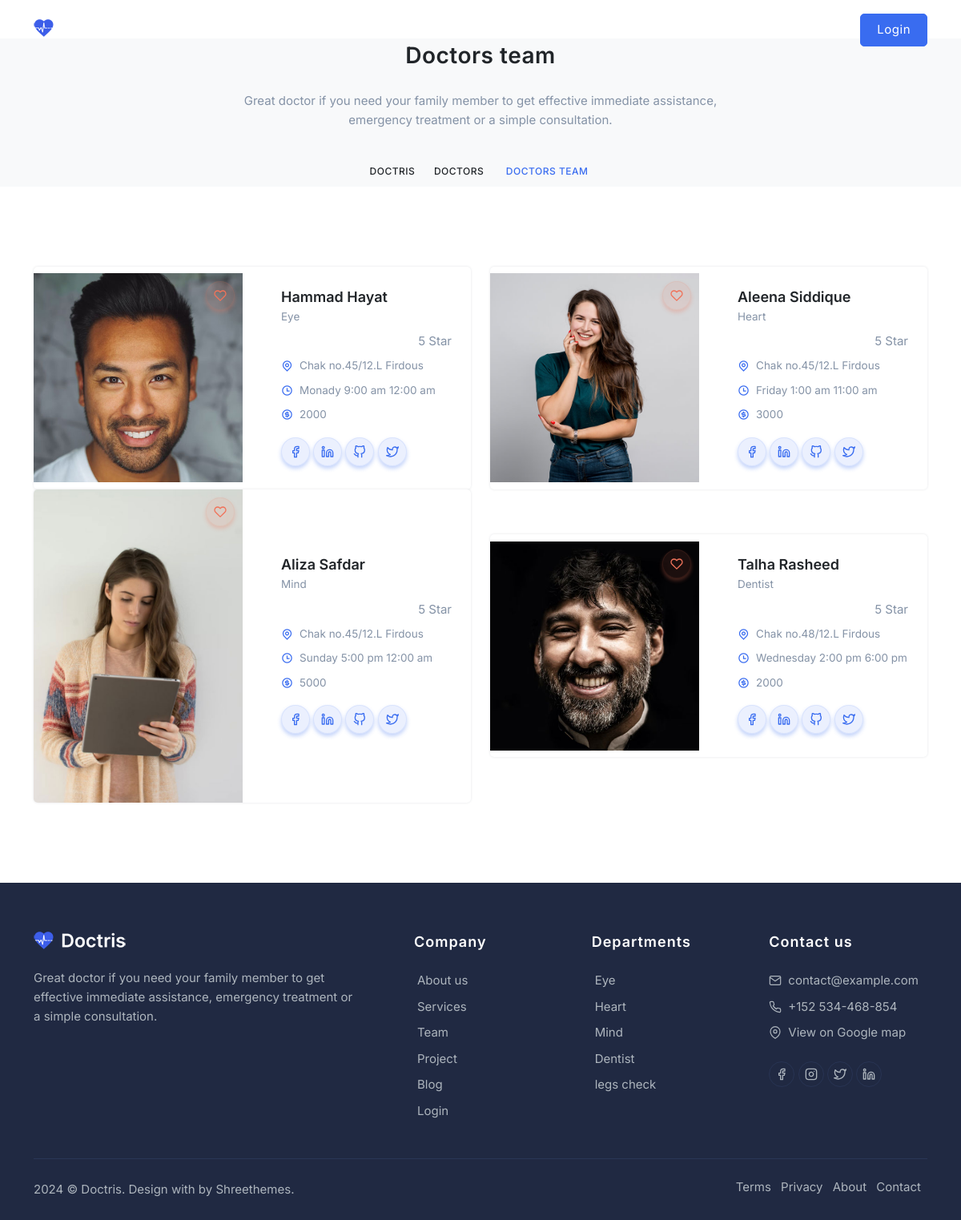
Screenshot of /doctor-team with the database file from the repository.
### tables this page shows
CREATE TABLE IF NOT EXISTS `doctor` (
  `dr_id` int(11) NOT NULL AUTO_INCREMENT,
  `fname` varchar(50) NOT NULL,
  `lname` varchar(50) NOT NULL,
  `email` varchar(50) NOT NULL,
  `phone` varchar(15) NOT NULL,
  `department` varchar(22) NOT NULL,
  `bio` varchar(100) NOT NULL,
  `image` varchar(500) NOT NULL,
  `fees` varchar(50) NOT NULL,
  `gender` varchar(50) NOT NULL,
  `stime` varchar(50) NOT NULL,
  `etime` varchar(50) NOT NULL,
  `day` varchar(50) NOT NULL,
  `address` varchar(150) NOT NULL,
  PRIMARY KEY (`dr_id`)
);

CREATE TABLE IF NOT EXISTS `services` (
  `sr_id` int(11) NOT NULL AUTO_INCREMENT,
  `image` varchar(255) NOT NULL,
  `department` varchar(11) NOT NULL,
  `content` varchar(122) NOT NULL,
  PRIMARY KEY (`sr_id`)
);

### application/controllers/Site.php (called while the page is built, shortened)
<?php
class Site extends CI_Controller {
    public function __construct()
    {
        $this->load->database();
        $this->load->model('Site_model');
        $this->load->model('Admin_model');
        $this->load->library('upload');
        $this->load->library('session');
    }
	public function index($slug = '')
	{
       $slug = uri_string();
       if($slug != ''){
            $page = $this->Site_model->checkPage($slug);
            if($page){
                $data['page'] = $page;
                $pg_name = $page['pg_name'];
                $data['content'] = $this->Site_model->getContent($pg_name);
                $data['doctor'] = $this->Admin_model->drlist();
                $data['services'] = $this->Admin_model->srlist();
                $this->load->view($slug,$data);
            }
       }
    }
}
?>

### index.php (called while the page is built, shortened)
<?php
require_once BASEPATH.'core/CodeIgniter.php';

### application/models/Admin_model.php (called while the page is built, shortened)
<?php
class Admin_model extends CI_Model
{
    public function drlist()
    {
        $query = $this->db->select('*')
                          ->from('doctor')
                          ->get();
                          if($query->num_rows()>0)
                          {
                              return $query->result_array();
                          }
                          else
                          {
                              return false;
                          }
    }
    public function srlist()
    {
        $query = $this->db->select('*')
                          ->from('services')
                          ->get();
                          if($query->num_rows()>0)
                          {
                              return $query->result_array();
                          }
                          else
                          {
                              return false;
                          }
    }
}
?>

### application/views/doctor-team.php (the view, shortened to what this page needs)
<!doctype html>
<html lang="en" dir="ltr">
<head>
        <?php include 'includes/head.php'?>
    </head>
    <body>
        <?php include 'includes/header.php'?>
        <section class=" bg-light  w-100">
            <div class="container">
                <div class="row mt-5 justify-content-center">
                    <div class="col-12">
                        <div class="section-title text-center">
                            <h3 class="sub-title mb-4">Doctors team</h3>
                            <p class="para-desc mx-auto text-muted">Great doctor if you need your family member to get effective immediate assistance, emergency treatment or a simple consultation.</p>
                            <nav aria-label="breadcrumb" class="d-inline-block mt-3">
                                <ul class="breadcrumb bg-transparent mb-0">
                                    <li class="breadcrumb-item"><a href="index.html">Doctris</a></li>
                                    <li class="breadcrumb-item"><a href="#">Doctors</a></li>
                                    <li class="breadcrumb-item active" aria-current="page"> Doctors Team </li>
                                </ul>
                            </nav>
                        </div>
                    </div>
                </div>
            </div>
        </section>
        <section class="section">
            <div class="container">
                <div class="row align-items-center">
                  <?php  if(@$doctor)
                    {
                        foreach($doctor as $item)
                        { ?>
                    <div class="col-lg-6 col-md-12">
                        <div class="card team border-0 rounded shadow overflow-hidden">
                            <div class="row align-items-center">
                                <div class="col-md-6">
                                    <div class="team-person position-relative overflow-hidden">
                                        <img src=" <?php echo base_url('uploads/') . $item['image']  ?>" class="img-fluid" alt="">
                                        <ul class="list-unstyled team-like">
                                            <li><a href="#" class="btn btn-icon btn-pills btn-soft-danger"><i data-feather="heart" class="icons"></i></a></li>
                                        </ul>
                                    </div>
                                </div>
                                <div class="col-md-6">
                                    <div class="card-body">
                                        <a href="#" class="title text-dark h5 d-block mb-0"><?=$item['fname'].' '.$item['lname']?></a>
                                        <small class="text-muted speciality"><?=$item['department']?></small>
                                        <div class="d-flex justify-content-between align-items-center mt-2">
                                            <ul class="list-unstyled mb-0">
                                            </ul>
                                            <p class="text-muted mb-0">5 Star</p>
                                        </div>
                                        <ul class="list-unstyled mt-2 mb-0">
                                            <li class="d-flex">
                                                <i class="ri-map-pin-line text-primary align-middle"></i>
                                                <small class="text-muted ms-2"><?=$item['address']?></small>
                                            </li>
                                            <li class="d-flex mt-2">
                                                <i class="ri-time-line text-primary align-middle"></i>
                                                <small class="text-muted ms-2"><?=$item['day'].' '.$item['stime'].' '.$item['etime']?></small>
                                            </li>
                                            <li class="d-flex mt-2">
                                                <i class="ri-money-dollar-circle-line text-primary align-middle"></i>
                                                <small class="text-muted ms-2"><?=$item['fees']?></small>
                                            </li>
                                        </ul>
                                        <ul class="list-unstyled mt-2 mb-0">
                                            <li class="list-inline-item"><a href="#" class="btn btn-icon btn-pills btn-soft-primary"><i data-feather="facebook" class="icons"></i></a></li>
                                            <li class="mt-2 list-inline-item"><a href="#" class="btn btn-icon btn-pills btn-soft-primary"><i data-feather="linkedin" class="icons"></i></a></li>
                                            <li class="mt-2 list-inline-item"><a href="#" class="btn btn-icon btn-pills btn-soft-primary"><i data-feather="github" class="icons"></i></a></li>
                                            <li class="mt-2 list-inline-item"><a href="#" class="btn btn-icon btn-pills btn-soft-primary"><i data-feather="twitter" class="icons"></i></a></li>
                                        </ul>
                                    </div>
                                </div>
                            </div>
                        </div>
                    </div>
                    <?php }
                    }?>
                </div>
            </div>
        </section>
        <?php include 'includes/footer.php'?>
    </body>
</html>

### application/views/includes/footer.php (shortened to what this page needs)
<footer class="">
            <div class="container">
                <div class="row">
                    <div class="col-xl-5 col-lg-4 mb-0 mb-md-4 pb-0 pb-md-2">
                        <a href="#" class="logo-footer">
                            <img src="<?=base_url()?>assets/images/logo-light.png" height="22" alt="">
                        </a>
                        <p class="mt-4 me-xl-5">Great doctor if you need your family member to get effective immediate assistance, emergency treatment or a simple consultation.</p>
                    </div>
                    <div class="col-xl-7 col-lg-8 col-md-12">
                        <div class="row">
                            <div class="col-md-4 col-12 mt-4 mt-sm-0 pt-2 pt-sm-0">
                                <h5 class="footer-head">Company</h5>
                                <ul class="list-unstyled footer-list mt-4">
                                    <li><a href="aboutus.html" class="text-foot"><i class="mdi mdi-chevron-right me-1"></i> About us</a></li>
                                    <li><a href="departments.html" class="text-foot"><i class="mdi mdi-chevron-right me-1"></i> Services</a></li>
                                    <li><a href="doctor-team-two.html" class="text-foot"><i class="mdi mdi-chevron-right me-1"></i> Team</a></li>
                                    <li><a href="blog-detail.html" class="text-foot"><i class="mdi mdi-chevron-right me-1"></i> Project</a></li>
                                    <li><a href="blogs.html" class="text-foot"><i class="mdi mdi-chevron-right me-1"></i> Blog</a></li>
                                    <li><a href="login.html" class="text-foot"><i class="mdi mdi-chevron-right me-1"></i> Login</a></li>
                                </ul>
                            </div>
                            <div class="col-md-4 col-12 mt-4 mt-sm-0 pt-2 pt-sm-0">
                                <h5 class="footer-head">Departments</h5>
                                <ul class="list-unstyled footer-list mt-4">
                                    <?php if(isset($services)) {
                                        foreach($services as $item)
                                        {?>
                                    <li><a href="<?=base_url('pharmacy-departments')?>" class="text-foot"><i class="mdi mdi-chevron-right me-1"></i> <?=$item['department']?></a></li>
                                       <?php } } ?>
                                </ul>
                            </div>
                            <div class="col-md-4 col-12 mt-4 mt-sm-0 pt-2 pt-sm-0">
                                <h5 class="footer-head">Contact us</h5>
                                <ul class="list-unstyled footer-list mt-4">
                                    <li class="d-flex align-items-center">
                                        <i data-feather="mail" class="fea icon-sm text-foot align-middle"></i>
                                        <a href="mailto:contact@example.com" class="text-foot ms-2">contact@example.com</a>
                                    </li>
                                    <li class="d-flex align-items-center">
                                        <i data-feather="phone" class="fea icon-sm text-foot align-middle"></i>
                                        <a href="tel:+152534-468-854" class="text-foot ms-2">+152 534-468-854</a>
                                    </li>
                                    <li class="d-flex align-items-center">
                                        <i data-feather="map-pin" class="fea icon-sm text-foot align-middle"></i>
                                        <a href="javascript:void(0)" class="video-play-icon text-foot ms-2">View on Google map</a>
                                    </li>
                                </ul>
                                <ul class="list-unstyled social-icon footer-social mb-0 mt-4">
                                    <li class="list-inline-item"><a href="#" class="rounded-pill"><i data-feather="facebook" class="fea icon-sm fea-social"></i></a></li>
                                    <li class="list-inline-item"><a href="#" class="rounded-pill"><i data-feather="instagram" class="fea icon-sm fea-social"></i></a></li>
                                    <li class="list-inline-item"><a href="#" class="rounded-pill"><i data-feather="twitter" class="fea icon-sm fea-social"></i></a></li>
                                    <li class="list-inline-item"><a href="#" class="rounded-pill"><i data-feather="linkedin" class="fea icon-sm fea-social"></i></a></li>
                                </ul>
                            </div>
                        </div>
                    </div>
                </div>
            </div>
            <div class="container mt-5">
                <div class="pt-4 footer-bar">
                    <div class="row align-items-center">
                        <div class="col-sm-6">
                            <div class="text-sm-start text-center">
                                <p class="mb-0"> © Doctris. Design with  by <a href="https://shreethemes.in/" target="_blank" class="text-reset">Shreethemes</a>.</p>
                            </div>
                        </div>
                        <div class="col-sm-6 mt-4 mt-sm-0">
                            <ul class="list-unstyled footer-list text-sm-end text-center mb-0">
                                <li class="list-inline-item"><a href="terms.html" class="text-foot me-2">Terms</a></li>
                                <li class="list-inline-item"><a href="privacy.html" class="text-foot me-2">Privacy</a></li>
                                <li class="list-inline-item"><a href="aboutus.html" class="text-foot me-2">About</a></li>
                                <li class="list-inline-item"><a href="contact.html" class="text-foot me-2">Contact</a></li>
                            </ul>
                        </div>
                    </div>
                </div>
            </div>
        </footer>

### rows the page displays
doctor: image (picture), fname "Hammad", lname "Hayat", department "Eye", address "Chak no.45/12.L Firdous", day "Monady", stime "9:00 am", etime "12:00 am", fees "2000"
doctor: image (picture), fname "Aleena", lname "Siddique", department "Heart", address "Chak no.45/12.L Firdous", day "Friday", stime "1:00 am", etime "11:00 am", fees "3000"
doctor: image (picture), fname "Aliza", lname "Safdar", department "Mind", address "Chak no.45/12.L Firdous", day "Sunday", stime "5:00 pm", etime "12:00 am", fees "5000"
doctor: image (picture), fname "Talha", lname "Rasheed", department "Dentist", address "Chak no.48/12.L Firdous", day "Wednesday", stime "2:00 pm", etime "6:00 pm", fees "2000"
services: department "Eye"
services: department "Heart"
services: department "Mind"
services: department "Dentist"
services: department "legs check"
